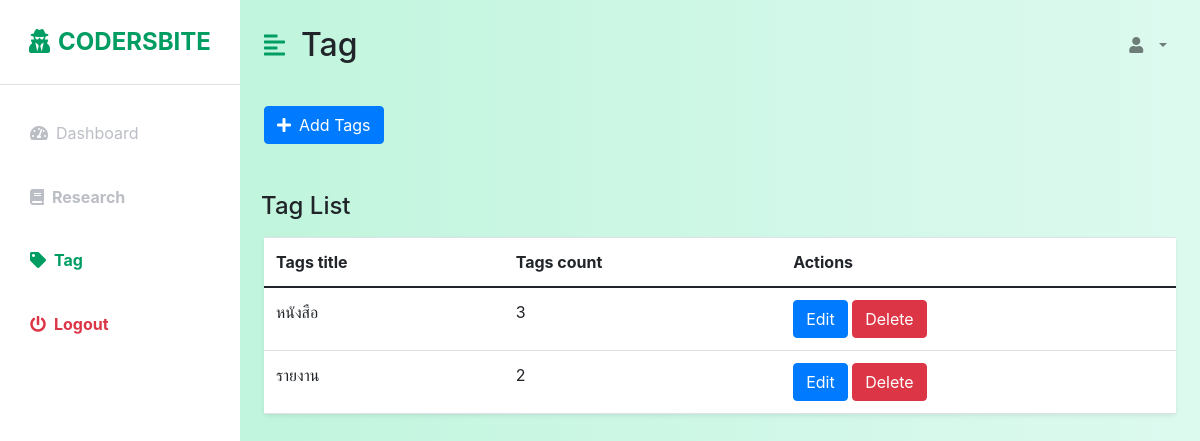
The app's page /Tag/, older data.
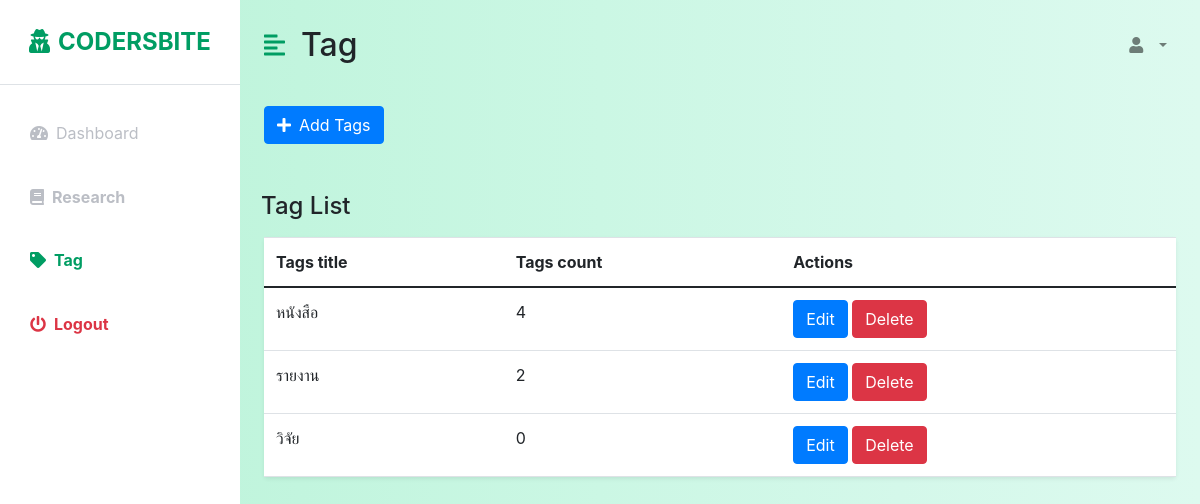
The same page, newer data.
### research_app/models.py (models this page shows, shortened)
class TagModel(models.Model):
    name = models.CharField(max_length=255)
    created_time = models.DateTimeField(auto_now_add=True)
    updated_time = models.DateTimeField(auto_now=True)
    created_by = models.ForeignKey(User, related_name='created_tags', on_delete=models.CASCADE, null=True, blank=True, editable=False)
    updated_by = models.ForeignKey(User, related_name='updated_tags', on_delete=models.CASCADE, null=True, blank=True, editable=False)

### research_app/views.py (the view)
# urls.py: path('Tag/', views.tag_list, name='tag_list'),
def tag_list (request):
    tags = TagModel.objects.annotate(project_count=Count('projects'))
    admin = request.user
    page = request.GET.get('page', 1)
    paginator = Paginator(tags, 5)
    try:
        tagspage = paginator.page(page)
    except PageNotAnInteger:
        tagspage = paginator.page(1)
    except EmptyPage:
        tagspage = paginator.page(paginator.num_pages)
    return render (request, 'admins/tag_crud/tag_list.html',{'admin':admin,'tagspage':tagspage })

### research_app/templates/admins/tag_crud/tag_list.html (shortened to what the changed rows need)
{% load static %}
<!DOCTYPE html>
<html lang="en">
<head>
    <link href="https://cdn.jsdelivr.net/npm/bootstrap@5.0.0-beta3/dist/css/bootstrap.min.css" rel="stylesheet" />
    <link href="https://stackpath.bootstrapcdn.com/bootstrap/5.3.0/css/bootstrap.min.css" rel="stylesheet">
    <link href="https://maxcdn.bootstrapcdn.com/bootstrap/4.5.2/css/bootstrap.min.css" rel="stylesheet">
    <link href="https://cdnjs.cloudflare.com/ajax/libs/select2/4.0.13/css/select2.min.css" rel="stylesheet" />
    <link rel="stylesheet" href="https://cdnjs.cloudflare.com/ajax/libs/font-awesome/5.15.3/css/all.min.css" />
    <link rel="stylesheet" href="{% static 'css/styles.css' %}" />
</head>
<body>
    <div class="d-flex" id="wrapper">
        <div id="page-content-wrapper">
            <nav class="navbar navbar-expand-lg navbar-light bg-transparent py-4 px-4">
                <div class="d-flex align-items-center">
                    <h2 class="fs-2 m-0">Tag</h2>
                </div>
            </nav>
            <div class="container-fluid px-4">
                <div class="row my-5">
                    <div class="col">
                        <table class="table bg-white rounded shadow-sm table-hover">
                            <thead>
                                <tr>
                                    <th scope="col">Tags title</th>
                                    <th scope="col">Tags count</th>
                                    <th scope="col">Actions</th>
                                </tr>
                            </thead>
                            <tbody>
                                {% for tag in tagspage %}
                                <tr>
                                    <td>{{ tag.name }}</td>
                                    <td>{{ tag.project_count }}</td>
                                    <td>
                                        <button class="btn btn-primary" data-bs-toggle="modal"
                                            data-bs-target="#editTagModal-{{ tag.id }}">
                                            Edit
                                        </button>
                                        <button class="btn btn-danger" data-bs-toggle="modal"
                                            data-bs-target="#deleteTagModal-{{ tag.id }}">
                                            Delete
                                        </button>
                                    </td>
                                </tr>
                                {%endfor%}
                            </tbody>
                        </table>
                    </div>
                </div>
            </div>
        </div>
    </div>
</body>
</html>

Row changes from the older to the newer data that the page shows:
computed for TagModel "หนังสือ": project_count "3" → "4"
added TagModel: name "วิจัย", project_count "0"
